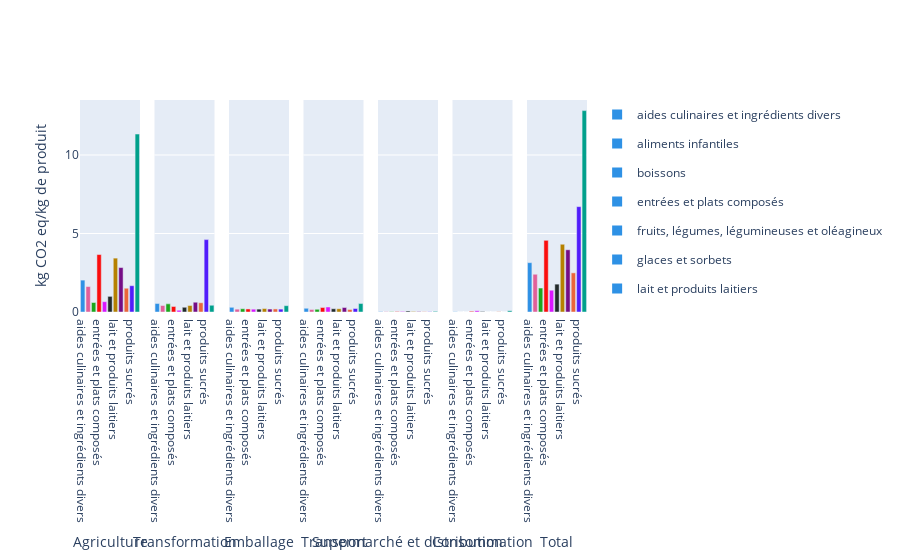

Notebook code for this chart:
### Markdown cell above
## Representations graphiques

### Code cell
couleur = px.colors.qualitative.Dark24[:df_CO2_groupe["Groupe d'aliment"].nunique()]


fig = make_subplots(rows=1, cols=7, shared_yaxes=True)
for i, etape in enumerate( df_CO2_groupe["etape"].unique()):
    sub_df = df_CO2_groupe[df_CO2_groupe["etape"] == etape]
    graph = go.Bar(x=sub_df["Groupe d'aliment"], y=sub_df["value"], name=etape, marker=dict(color=couleur)) 
    fig.add_trace(graph, row=1, col=i+1)


# Set x-axis label for each subplot
    fig.update_xaxes(title_text=etape, row=1, col=i+1)

# Add legend for each color with ingredient name
for aliment in df_CO2_groupe["Groupe d'aliment"].unique():
    fig.add_trace(go.Scatter(x=[None], y=[None], mode='markers', marker=dict(color=couleur, size=10, symbol='square'), showlegend=True, legendgroup=aliment, name=aliment), row=1, col=1)

    # Set y-axis label for the middle subplot
fig.update_yaxes(title_text="kg CO2 eq/kg de produit", row=1, col=1)

# Hide column name from the legend
fig.update_traces(showlegend=False, selector=dict(type='bar'))

fig.show()

### Figure 1 — Plotly figure (JSON) as saved in the notebook; plotly's stock layout.template omitted (floating-point values rounded to 4 significant figures)
{"data": [{"marker": {"color": ["#2E91E5", "#E15F99", "#1CA71C", "#FB0D0D", "#DA16FF", "#222A2A", "#B68100", "#750D86", "#EB663B", "#511CFB", "#00A08B"]}, "name": "Agriculture", "showlegend": false, "type": "bar", "x": ["aides culinaires et ingrédients divers", "aliments infantiles", "boissons", "entrées et plats composés", "fruits, légumes, légumineuses et oléagineux", "glaces et sorbets", "lait et produits laitiers", "matières grasses", "produits céréaliers", "produits sucrés", "viandes, œufs, poissons"], "xaxis": "x", "y": [2.031, 1.621, 0.605, 3.659, 0.6577, 0.9959, 3.431, 2.831, 1.514, 1.675, 11.33], "yaxis": "y"}, {"marker": {"color": ["#2E91E5", "#E15F99", "#1CA71C", "#FB0D0D", "#DA16FF", "#222A2A", "#B68100", "#750D86", "#EB663B", "#511CFB", "#00A08B"]}, "name": "Transformation", "showlegend": false, "type": "bar", "x": ["aides culinaires et ingrédients divers", "aliments infantiles", "boissons", "entrées et plats composés", "fruits, légumes, légumineuses et oléagineux", "glaces et sorbets", "lait et produits laitiers", "matières grasses", "produits céréaliers", "produits sucrés", "viandes, œufs, poissons"], "xaxis": "x2", "y": [0.539, 0.4136, 0.5178, 0.3549, 0.1142, 0.2987, 0.4128, 0.6247, 0.5912, 4.61, 0.4283], "yaxis": "y2"}, {"marker": {"color": ["#2E91E5", "#E15F99", "#1CA71C", "#FB0D0D", "#DA16FF", "#222A2A", "#B68100", "#750D86", "#EB663B", "#511CFB", "#00A08B"]}, "name": "Emballage", "showlegend": false, "type": "bar", "x": ["aides culinaires et ingrédients divers", "aliments infantiles", "boissons", "entrées et plats composés", "fruits, légumes, légumineuses et oléagineux", "glaces et sorbets", "lait et produits laitiers", "matières grasses", "produits céréaliers", "produits sucrés", "viandes, œufs, poissons"], "xaxis": "x3", "y": [0.2991, 0.1809, 0.2084, 0.1939, 0.1805, 0.184, 0.2205, 0.1882, 0.1956, 0.1843, 0.4026], "yaxis": "y3"}, {"marker": {"color": ["#2E91E5", "#E15F99", "#1CA71C", "#FB0D0D", "#DA16FF", "#222A2A", "#B68100", "#750D86", "#EB663B", "#511CFB", "#00A08B"]}, "name": "Transport", "showlegend": false, "type": "bar", "x": ["aides culinaires et ingrédients divers", "aliments infantiles", "boissons", "entrées et plats composés", "fruits, légumes, légumineuses et oléagineux", "glaces et sorbets", "lait et produits laitiers", "matières grasses", "produits céréaliers", "produits sucrés", "viandes, œufs, poissons"], "xaxis": "x4", "y": [0.2358, 0.1618, 0.1704, 0.2841, 0.3189, 0.2064, 0.2104, 0.285, 0.165, 0.2221, 0.539], "yaxis": "y4"}, {"marker": {"color": ["#2E91E5", "#E15F99", "#1CA71C", "#FB0D0D", "#DA16FF", "#222A2A", "#B68100", "#750D86", "#EB663B", "#511CFB", "#00A08B"]}, "name": "Supermarché et distribution", "showlegend": false, "type": "bar", "x": ["aides culinaires et ingrédients divers", "aliments infantiles", "boissons", "entrées et plats composés", "fruits, légumes, légumineuses et oléagineux", "glaces et sorbets", "lait et produits laitiers", "matières grasses", "produits céréaliers", "produits sucrés", "viandes, œufs, poissons"], "xaxis": "x5", "y": [0.02599, 0.01991, 0.02081, 0.03167, 0.03412, 0.06452, 0.03376, 0.02967, 0.01787, 0.01776, 0.0425], "yaxis": "y5"}, {"marker": {"color": ["#2E91E5", "#E15F99", "#1CA71C", "#FB0D0D", "#DA16FF", "#222A2A", "#B68100", "#750D86", "#EB663B", "#511CFB", "#00A08B"]}, "name": "Consommation", "showlegend": false, "type": "bar", "x": ["aides culinaires et ingrédients divers", "aliments infantiles", "boissons", "entrées et plats composés", "fruits, légumes, légumineuses et oléagineux", "glaces et sorbets", "lait et produits laitiers", "matières grasses", "produits céréaliers", "produits sucrés", "viandes, œufs, poissons"], "xaxis": "x6", "y": [0.01156, 0.00643, 0.004367, 0.0408, 0.08098, 0.0253, 0.006088, 0.00406, 0.009669, 0.0008833, 0.08137], "yaxis": "y6"}, {"marker": {"color": ["#2E91E5", "#E15F99", "#1CA71C", "#FB0D0D", "#DA16FF", "#222A2A", "#B68100", "#750D86", "#EB663B", "#511CFB", "#00A08B"]}, "name": "Total", "showlegend": false, "type": "bar", "x": ["aides culinaires et ingrédients divers", "aliments infantiles", "boissons", "entrées et plats composés", "fruits, légumes, légumineuses et oléagineux", "glaces et sorbets", "lait et produits laitiers", "matières grasses", "produits céréaliers", "produits sucrés", "viandes, œufs, poissons"], "xaxis": "x7", "y": [3.142, 2.403, 1.527, 4.565, 1.386, 1.775, 4.315, 3.962, 2.493, 6.71, 12.83], "yaxis": "y7"}, {"legendgroup": "aides culinaires et ingrédients divers", "marker": {"color": ["#2E91E5", "#E15F99", "#1CA71C", "#FB0D0D", "#DA16FF", "#222A2A", "#B68100", "#750D86", "#EB663B", "#511CFB", "#00A08B"], "size": 10, "symbol": "square"}, "mode": "markers", "name": "aides culinaires et ingrédients divers", "showlegend": true, "type": "scatter", "x": [null], "xaxis": "x", "y": [null], "yaxis": "y"}, {"legendgroup": "aliments infantiles", "marker": {"color": ["#2E91E5", "#E15F99", "#1CA71C", "#FB0D0D", "#DA16FF", "#222A2A", "#B68100", "#750D86", "#EB663B", "#511CFB", "#00A08B"], "size": 10, "symbol": "square"}, "mode": "markers", "name": "aliments infantiles", "showlegend": true, "type": "scatter", "x": [null], "xaxis": "x", "y": [null], "yaxis": "y"}, {"legendgroup": "boissons", "marker": {"color": ["#2E91E5", "#E15F99", "#1CA71C", "#FB0D0D", "#DA16FF", "#222A2A", "#B68100", "#750D86", "#EB663B", "#511CFB", "#00A08B"], "size": 10, "symbol": "square"}, "mode": "markers", "name": "boissons", "showlegend": true, "type": "scatter", "x": [null], "xaxis": "x", "y": [null], "yaxis": "y"}, {"legendgroup": "entrées et plats composés", "marker": {"color": ["#2E91E5", "#E15F99", "#1CA71C", "#FB0D0D", "#DA16FF", "#222A2A", "#B68100", "#750D86", "#EB663B", "#511CFB", "#00A08B"], "size": 10, "symbol": "square"}, "mode": "markers", "name": "entrées et plats composés", "showlegend": true, "type": "scatter", "x": [null], "xaxis": "x", "y": [null], "yaxis": "y"}, {"legendgroup": "fruits, légumes, légumineuses et oléagineux", "marker": {"color": ["#2E91E5", "#E15F99", "#1CA71C", "#FB0D0D", "#DA16FF", "#222A2A", "#B68100", "#750D86", "#EB663B", "#511CFB", "#00A08B"], "size": 10, "symbol": "square"}, "mode": "markers", "name": "fruits, légumes, légumineuses et oléagineux", "showlegend": true, "type": "scatter", "x": [null], "xaxis": "x", "y": [null], "yaxis": "y"}, {"legendgroup": "glaces et sorbets", "marker": {"color": ["#2E91E5", "#E15F99", "#1CA71C", "#FB0D0D", "#DA16FF", "#222A2A", "#B68100", "#750D86", "#EB663B", "#511CFB", "#00A08B"], "size": 10, "symbol": "square"}, "mode": "markers", "name": "glaces et sorbets", "showlegend": true, "type": "scatter", "x": [null], "xaxis": "x", "y": [null], "yaxis": "y"}, {"legendgroup": "lait et produits laitiers", "marker": {"color": ["#2E91E5", "#E15F99", "#1CA71C", "#FB0D0D", "#DA16FF", "#222A2A", "#B68100", "#750D86", "#EB663B", "#511CFB", "#00A08B"], "size": 10, "symbol": "square"}, "mode": "markers", "name": "lait et produits laitiers", "showlegend": true, "type": "scatter", "x": [null], "xaxis": "x", "y": [null], "yaxis": "y"}, {"legendgroup": "matières grasses", "marker": {"color": ["#2E91E5", "#E15F99", "#1CA71C", "#FB0D0D", "#DA16FF", "#222A2A", "#B68100", "#750D86", "#EB663B", "#511CFB", "#00A08B"], "size": 10, "symbol": "square"}, "mode": "markers", "name": "matières grasses", "showlegend": true, "type": "scatter", "x": [null], "xaxis": "x", "y": [null], "yaxis": "y"}, {"legendgroup": "produits céréaliers", "marker": {"color": ["#2E91E5", "#E15F99", "#1CA71C", "#FB0D0D", "#DA16FF", "#222A2A", "#B68100", "#750D86", "#EB663B", "#511CFB", "#00A08B"], "size": 10, "symbol": "square"}, "mode": "markers", "name": "produits céréaliers", "showlegend": true, "type": "scatter", "x": [null], "xaxis": "x", "y": [null], "yaxis": "y"}, {"legendgroup": "produits sucrés", "marker": {"color": ["#2E91E5", "#E15F99", "#1CA71C", "#FB0D0D", "#DA16FF", "#222A2A", "#B68100", "#750D86", "#EB663B", "#511CFB", "#00A08B"], "size": 10, "symbol": "square"}, "mode": "markers", "name": "produits sucrés", "showlegend": true, "type": "scatter", "x": [null], "xaxis": "x", "y": [null], "yaxis": "y"}, {"legendgroup": "viandes, œufs, poissons", "marker": {"color": ["#2E91E5", "#E15F99", "#1CA71C", "#FB0D0D", "#DA16FF", "#222A2A", "#B68100", "#750D86", "#EB663B", "#511CFB", "#00A08B"], "size": 10, "symbol": "square"}, "mode": "markers", "name": "viandes, œufs, poissons", "showlegend": true, "type": "scatter", "x": [null], "xaxis": "x", "y": [null], "yaxis": "y"}], "layout": {"xaxis": {"anchor": "y", "domain": [0, 0.1184], "title": {"text": "Agriculture"}}, "xaxis2": {"anchor": "y2", "domain": [0.1469, 0.2653], "title": {"text": "Transformation"}}, "xaxis3": {"anchor": "y3", "domain": [0.2939, 0.4122], "title": {"text": "Emballage"}}, "xaxis4": {"anchor": "y4", "domain": [0.4408, 0.5592], "title": {"text": "Transport"}}, "xaxis5": {"anchor": "y5", "domain": [0.5878, 0.7061], "title": {"text": "Supermarché et distribution"}}, "xaxis6": {"anchor": "y6", "domain": [0.7347, 0.8531], "title": {"text": "Consommation"}}, "xaxis7": {"anchor": "y7", "domain": [0.8816, 1.0], "title": {"text": "Total"}}, "yaxis": {"anchor": "x", "domain": [0, 1], "title": {"text": "kg CO2 eq/kg de produit"}}, "yaxis2": {"anchor": "x2", "domain": [0, 1], "matches": "y", "showticklabels": false}, "yaxis3": {"anchor": "x3", "domain": [0, 1], "matches": "y", "showticklabels": false}, "yaxis4": {"anchor": "x4", "domain": [0, 1], "matches": "y", "showticklabels": false}, "yaxis5": {"anchor": "x5", "domain": [0, 1], "matches": "y", "showticklabels": false}, "yaxis6": {"anchor": "x6", "domain": [0, 1], "matches": "y", "showticklabels": false}, "yaxis7": {"anchor": "x7", "domain": [0, 1], "matches": "y", "showticklabels": false}}}
